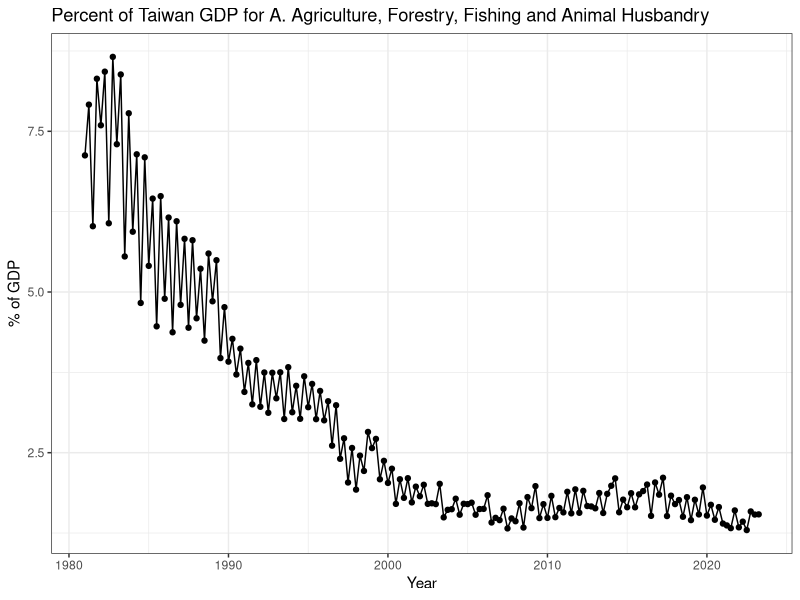
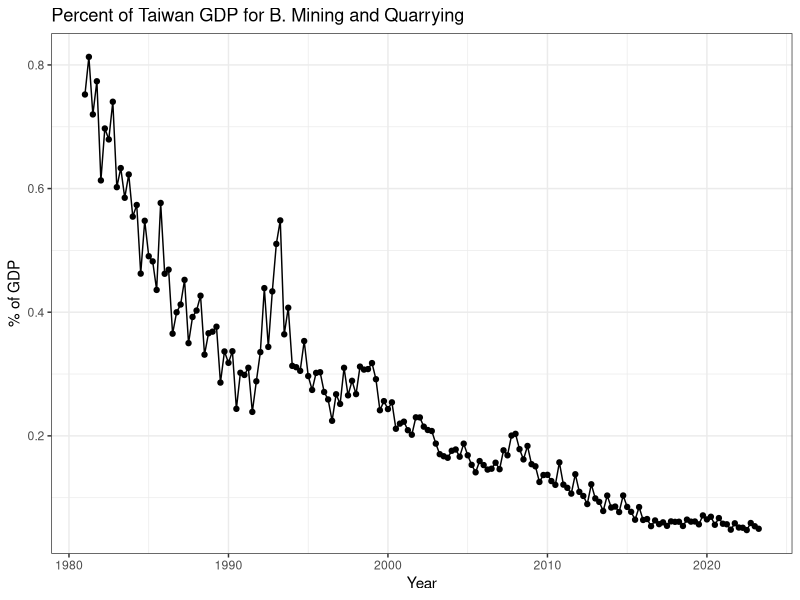
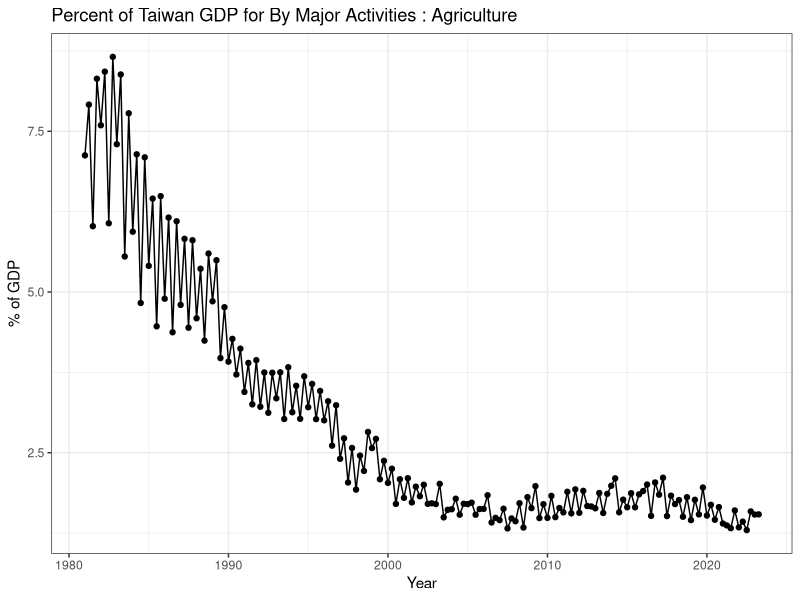
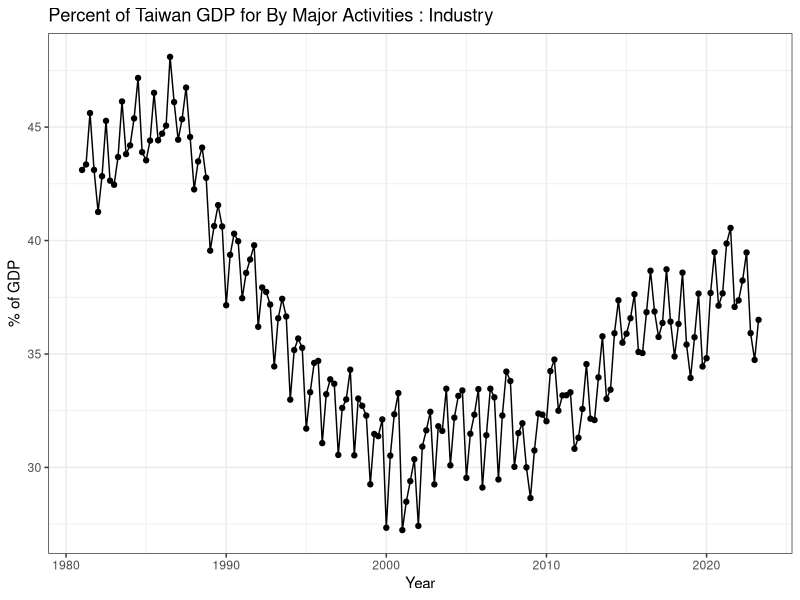
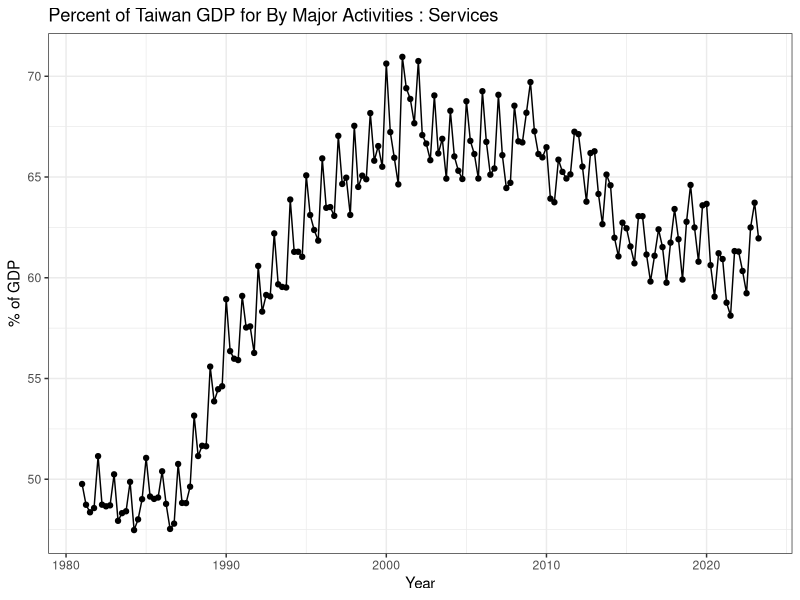
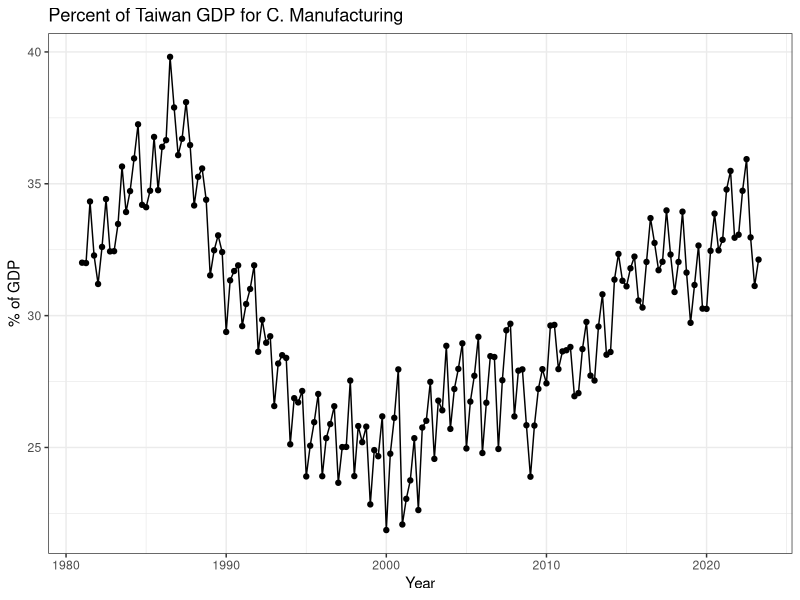
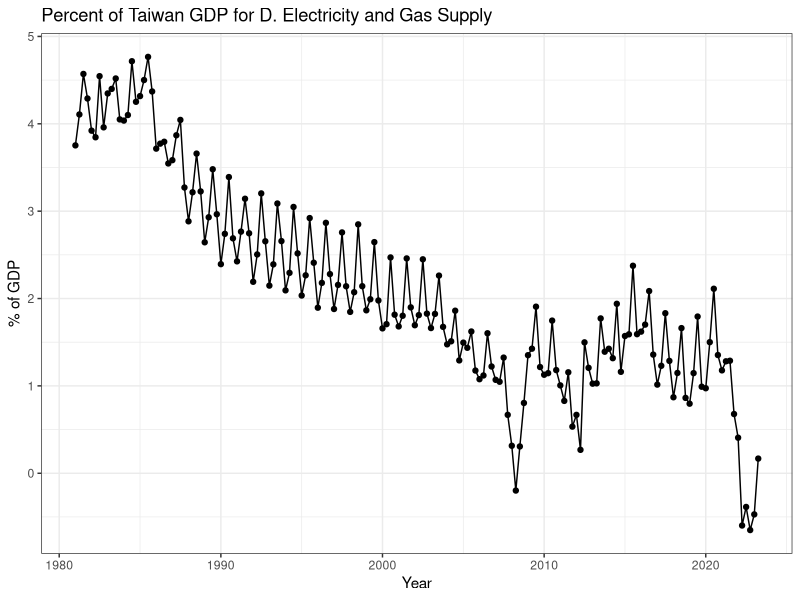
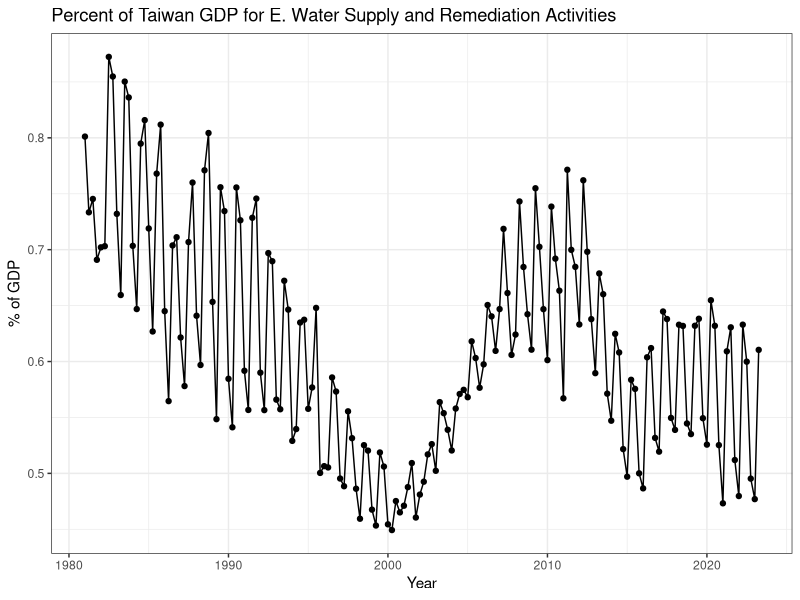

R code for these plots, in order:
## ---- chunk 1
library(readxl)
library(zoo)
library(ggplot2)
library(dplyr)
asdf <- read_excel("Data/E018103020-02558096.xlsx", 
    skip = 2, col_types = c("guess", "text","numeric","numeric","numeric"))
asdf[[1]][1:4760] = sort(rep(unique(asdf[[1]])[c(1:170)], 28))
colnames(asdf) = c("Quarter","Sector","GDP", "RealGDP","Price")
asdf[[1]] = as.Date(as.yearqtr(asdf[[1]], "%Y Q%q"))


plot_this = function(Res, Divide){
  Res[3] = 100 * Res[3]/Divide[3]
  ggplot(Res, aes(x = Quarter, y = GDP)) +
    geom_point() + 
    geom_line() +
    theme_bw() + xlab("Year") + ylab("% of GDP") + 
    ggtitle(paste0("Percent of Taiwan GDP for ", Res[[2]][1]))
}


Res = group_split(asdf, Sector)

plots = lapply(Res[1:27], function(x) plot_this(x, Res[[27]]))
## ---- chunk 2
plots
